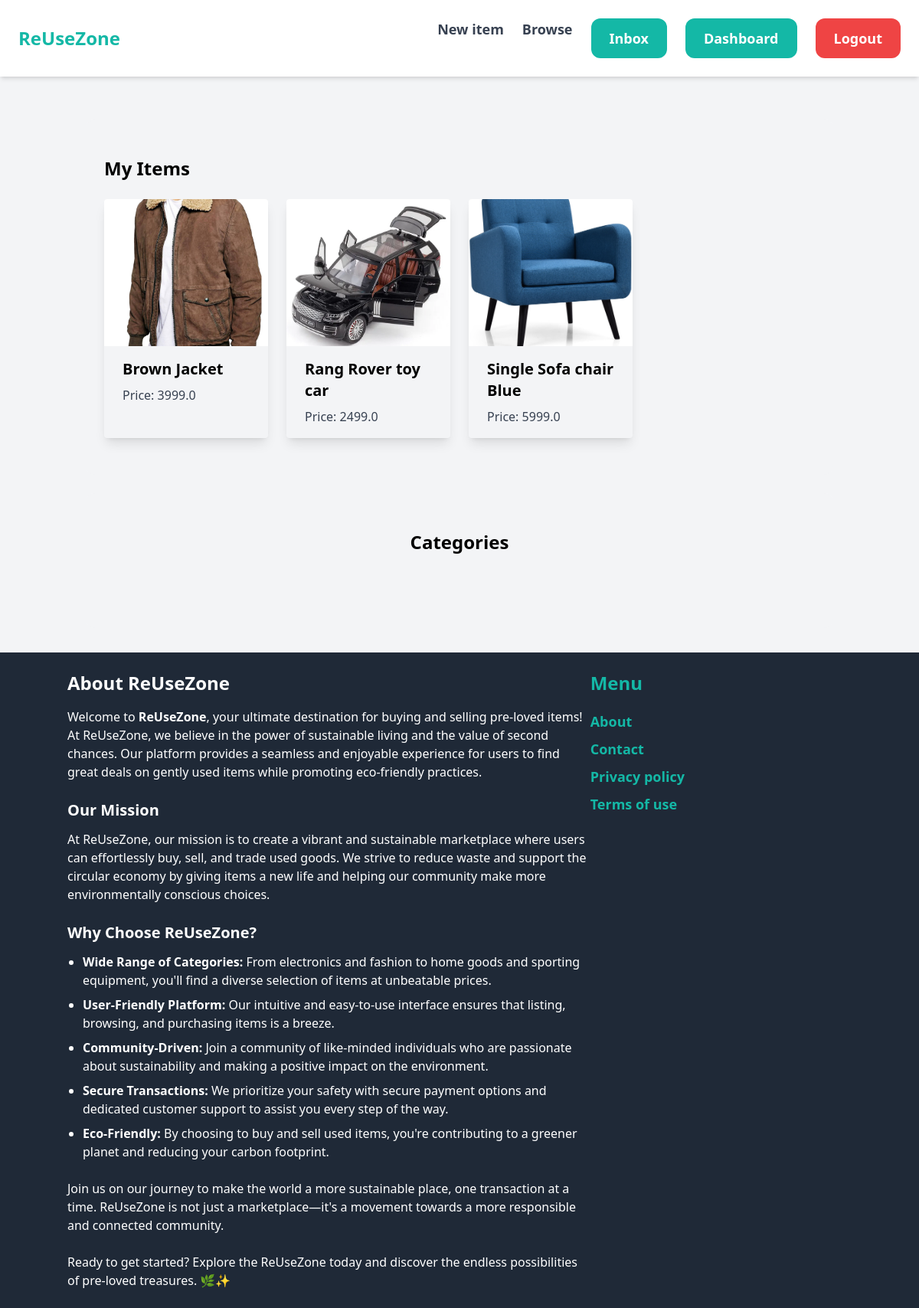
The page /dashboard/ (signed in) on the database its author committed.
### item/models.py (models this page shows, shortened)
class Item(models.Model):
    category = models.ForeignKey(Category, related_name='items', on_delete=models.CASCADE)
    name = models.CharField(max_length=255)
    description = models.TextField(blank=True, null=True)
    price = models.FloatField()
    image = models.ImageField(upload_to='item_images', blank=True, null=True)
    is_sold = models.BooleanField(default=False)
    created_by = models.ForeignKey(User, related_name='items', on_delete=models.CASCADE)
    created_at = models.DateTimeField(auto_now_add=True)

### dashboard/views.py (the view)
# urls.py: path('', views.index, name='index'),
@login_required
def index(request):
    items = Item.objects.filter(created_by=request.user)
    return render(request, 'dashboard/index.html', {
        'items': items,
    })

### dashboard/templates/dashboard/index.html (shortened to what this page needs)
{% extends 'core/base.html' %}
{% block content %}
<div class="mt-6 px-6 py-12 bg-gray-100 rounded-xl">
    <h2 class="text-2xl font-bold mb-6">My Items</h2>
    <div class="grid grid-cols-1 sm:grid-cols-2 md:grid-cols-3 lg:grid-cols-4 gap-6">
        {% for item in items %}
            <div class="max-w-sm rounded overflow-hidden shadow-lg">
                <a href="{% url 'item:detail' item.id %}">
                    <img src="{{ item.image.url }}" alt="{{ item.name }}" class="w-full h-48 object-cover">
                    <div class="px-6 py-4">
                        <h2 class="font-bold text-xl mb-2">{{ item.name }}</h2>
                        <p class="text-gray-700 text-base">Price: {{ item.price }}</p>
                    </div>
                </a>
            </div>
        {% endfor %}
    </div>
</div>
<div class="mt-6 px-6 py-12 bg-gray-100 rounded-xl">
    <h2 class="text-2xl font-bold mb-12 text-center">Categories</h2>
</div>
{% endblock %}

### rows shown on the page
Item: image (picture), name "Brown Jacket", price "3999.0"
Item: image (picture), name "Rang Rover toy car", price "2499.0"
Item: image (picture), name "Single Sofa chair Blue", price "5999.0"
